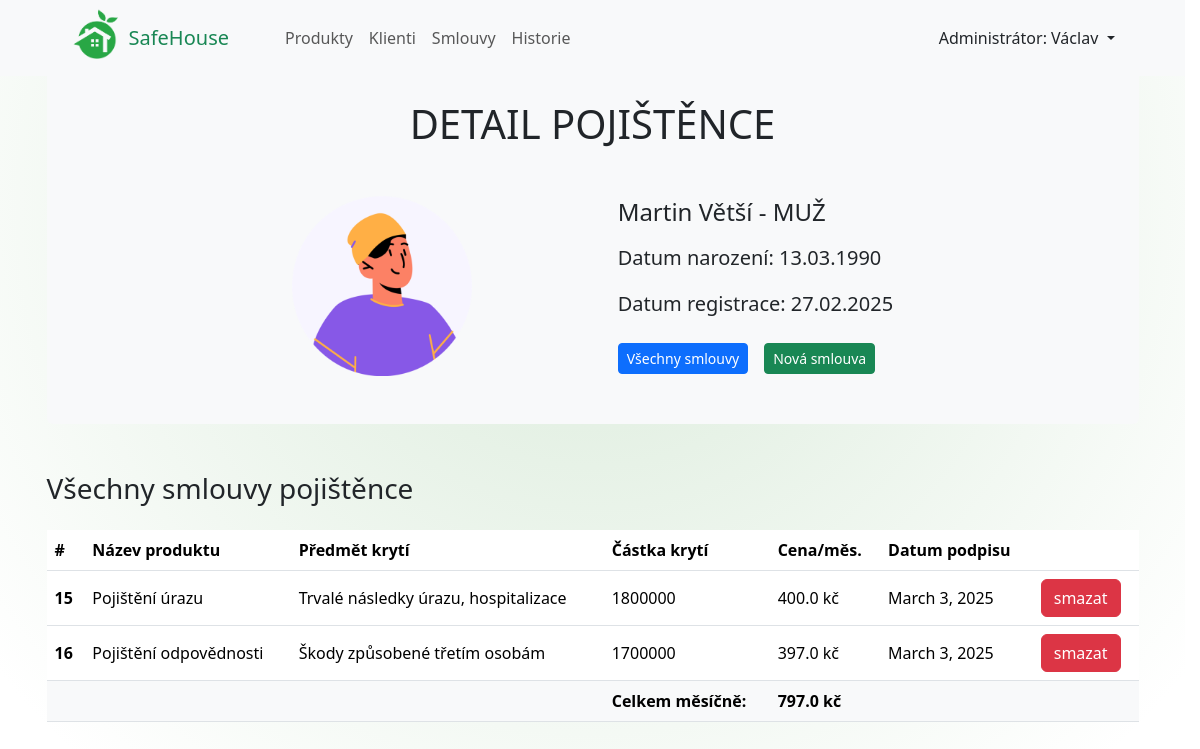
Screenshot of /klienti/10/ with the database file from the repository.
### pojistenci_app/models.py (models this page shows, shortened)
class Pojistenci(models.Model):
    jmeno = models.CharField(max_length=40, verbose_name="Jméno")
    prijmeni = models.CharField(max_length=40, verbose_name="Příjmení")
    je_muz = models.BooleanField(default=True)
    narozeni = models.DateField(verbose_name="Datum narození")
    foto = models.CharField(
        max_length=60, verbose_name="Název obrázku")
    datum_registrace = models.DateField(auto_now=True)
    class Meta:
        verbose_name = "Pojištěnec"
        verbose_name_plural = "Pojištěnci"

class Smlouvy(models.Model):
    pojistenec_id = models.ForeignKey(Pojistenci, on_delete=models.CASCADE)
    produkt_id = models.ForeignKey(Produkty, on_delete=models.CASCADE)
    castka_kryti = models.IntegerField(verbose_name="Částka krytí")
    cena = models.FloatField(verbose_name="Cena")
    datum = models.DateField(auto_now=True)
    class Meta:
        verbose_name_plural = "Smlouvy"

class Produkty(models.Model):
    nazev = models.CharField(max_length=80, verbose_name="Název pojištění")
    predmet_kryti = models.CharField(
        max_length=200, verbose_name="Předmět krytí")
    zakladni_castka = models.IntegerField(
        verbose_name="Základní částka krytí")
    zakladni_cena = models.IntegerField(verbose_name="Základní cena")
    pomer = models.FloatField("Poměr mezi částkou krytí a cenou pojištění")
    class Meta:
        verbose_name = "Produkt"
        verbose_name_plural = "Produkty"

### pojistenci_app/views.py (the view)
def detail_pojistence(request, id_klienta):
    pojistenec = Pojistenci.objects.get(id=id_klienta)
    smlouvy_klienta = Smlouvy.objects.filter(pojistenec_id__id=id_klienta)
    celkem_mesicne = smlouvy_klienta.aggregate(Sum('cena'))
    return render(request, 'pojistenci_app/smlouvy_pojistence.html', {'pojistenec': pojistenec, 'smlouvy': smlouvy_klienta, 'celkem_mesicne': celkem_mesicne})

### pojistenci_app/templates/pojistenci_app/smlouvy_pojistence.html
{% extends "pojistenci_app/detail_pojistence.html" %}
{% block content_bottom %}
{% if smlouvy %}
<h3 class="mb-4">Všechny smlouvy pojištěnce</h3>
        <table class="table table-hover" id="smlouvy_pojistence">
            <thead>
            <tr>
                <th scope="col">#</th>
                <th scope="col">Název produktu</th>
                <th scope="col">Předmět krytí</th>
                <th scope="col">Částka krytí</th>
                <th scope="col">Cena/měs.</th>
                <th scope="col">Datum podpisu<th>
            </tr>
            </thead>
            <tbody>
            {% for smlouva in smlouvy %}
            <tr style="vertical-align: middle;">
                <th scope="row">{{ smlouva.id }}</th>
                <td>{{ smlouva.produkt_id.nazev }}</td>
                <td>{{ smlouva.produkt_id.predmet_kryti }}</td>
                <td>{{ smlouva.castka_kryti }}</td>
                <td>{{ smlouva.cena }} kč</td>
                <td>{{ smlouva.datum }}</td>
                <td>
                    <a class="btn btn-danger" href={% url 'vymazat_smlouvu' pojistenec.id smlouva.id %}>smazat</a>
            </tr>
            {% endfor %}
            <tr style="vertical-align: middle;">
                <td class="bg-light" colspan="3"></td>
                <th class="bg-light">Celkem měsíčně: </th>
                <th class="bg-light">{{ celkem_mesicne.cena__sum }} kč</th>
                <td class="bg-light" colspan="2"></td>
            </tr>
            </tbody>
        </table>
{% else %}
<div class="alert alert-info" role="alert">
    Pojištěnec {{ pojistenec.jmeno }} {{ pojistenec.prijmeni }} nemá žádné aktivní smlovy.
</div>
{% endif %}
{% endblock content_bottom %}

### pojistenci_app/templates/pojistenci_app/detail_pojistence.html (shortened to what this page needs)
{% extends "base.html" %}
{% load static %}
{% block styles %}
    <link rel="stylesheet" href={% static "pojistenci_app/detail_pojistence.css" %}>
{% endblock styles %}
{% block content %}
    <div class="container-md">
        <h1 class="text-center pt-4 bg-light mb-0">DETAIL POJIŠTĚNCE</h1>
        <div class="bg-light p-5 mb-5 d-flex gap-3 justify-content-center rounded-bottom">
            <div class="detail-pojistence d-flex align-items-center justify-content-around w-75">
                <div>
                    <img src="{% static "/pojistenci_app/pictures/"|add:pojistenec.foto %}">
                </div>
                <div>
                    <h4 class="mb-3">{{ pojistenec.jmeno }} {{ pojistenec.prijmeni }} - {% if pojistenec.je_muz %}MUŽ{% else %}ŽENA{% endif %}</h4>
                    <p class="lead">Datum narození: {{ pojistenec.narozeni|date:"d.m.Y" }}</p>
                    <p class="lead">Datum registrace: {{ pojistenec.datum_registrace|date:"d.m.Y" }}</p>
                    <div class="d-flex gap-3">
                        <a class="btn btn-primary btn-sm mt-2" href={% url "detail_pojistence" pojistenec.id %}>Všechny smlouvy</a>
                        <a class="btn btn-success btn-sm mt-2" href={% url "nova_smlouva" pojistenec.id %}>Nová smlouva</a>
                    </div>
                </div>
            </div>
        </div>
    </div>
    <div class="container-md">
        {% block content_bottom %}
        {% endblock content_bottom %}
    </div>
{% endblock content %}

### pojistenci_app/static/pojistenci_app/detail_pojistence.css (style rules this page uses)
.detail-pojistence img { width: 180px; }

### static/base.css (style rules this page uses)
html { scrollbar-gutter: stable; }
body { background: radial-gradient(circle at center 200px, #daebda, #ffffff 90%); position: relative; background-repeat: no-repeat; min-height: 100vh; height: 100%; }

### rows the page displays
Pojistenci: foto (picture), jmeno "Martin", prijmeni "Větší", narozeni "13.03.1990", datum_registrace "27.02.2025"
Smlouvy: id "15", produkt_id.nazev "Pojištění úrazu", produkt_id.predmet_kryti "Trvalé následky úrazu, hospitalizace", castka_kryti "1800000", cena "400.0", datum "March 3, 2025"
Smlouvy: id "16", produkt_id.nazev "Pojištění odpovědnosti", produkt_id.predmet_kryti "Škody způsobené třetím osobám", castka_kryti "1700000", cena "397.0", datum "March 3, 2025"

### other values shown
{{ celkem_mesicne.cena__sum }} "797.0"
